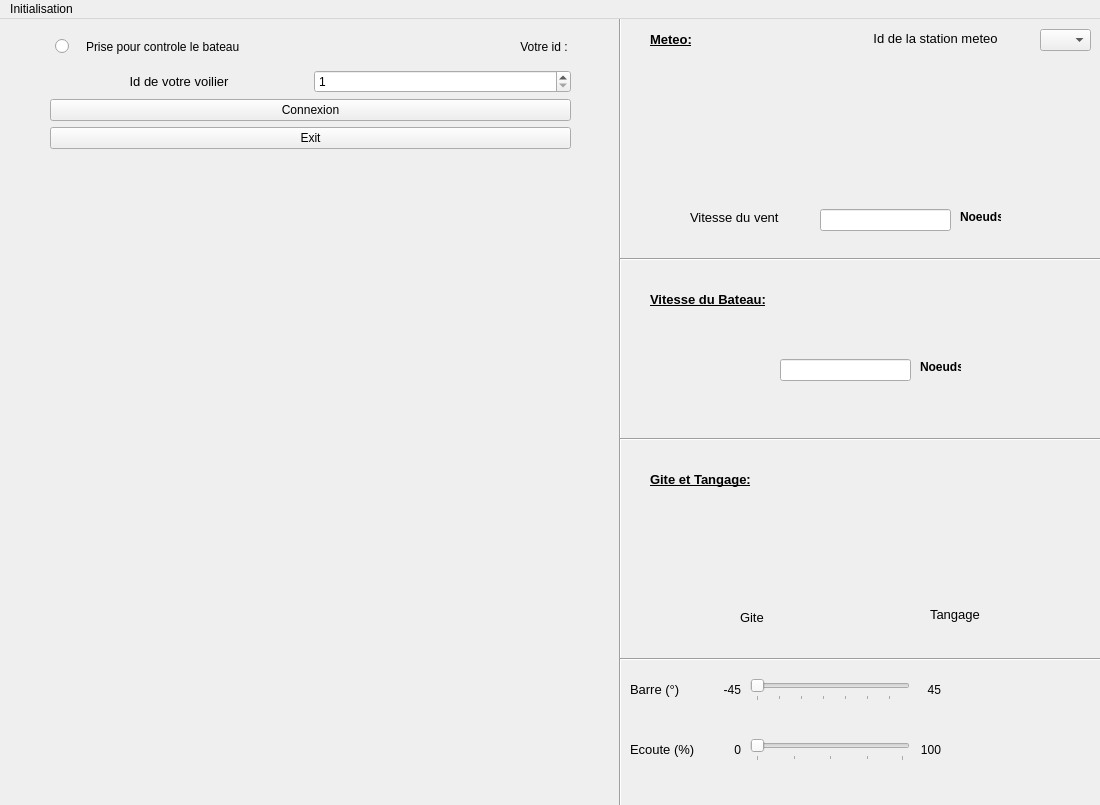
<?xml version="1.0" encoding="UTF-8"?>
<ui version="4.0">
 <class>MainWindow</class>
 <widget class="QMainWindow" name="MainWindow">
  <property name="geometry">
   <rect>
    <x>0</x>
    <y>0</y>
    <width>1100</width>
    <height>805</height>
   </rect>
  </property>
  <property name="cursor">
   <cursorShape>ArrowCursor</cursorShape>
  </property>
  <property name="windowTitle">
   <string>MainWindow</string>
  </property>
  <property name="windowIcon">
   <iconset>
    <normaloff>../icon.png</normaloff>../icon.png</iconset>
  </property>
  <widget class="QWidget" name="centralWidget">
   <widget class="QWidget" name="layoutWidget">
    <property name="geometry">
     <rect>
      <x>0</x>
      <y>0</y>
      <width>621</width>
      <height>141</height>
     </rect>
    </property>
    <layout class="QVBoxLayout" name="verticalLayout">
     <property name="leftMargin">
      <number>50</number>
     </property>
     <property name="rightMargin">
      <number>50</number>
     </property>
     <item>
      <layout class="QHBoxLayout" name="horizontalLayout_2">
       <property name="leftMargin">
        <number>5</number>
       </property>
       <item>
        <widget class="QRadioButton" name="RadioControle">
         <property name="enabled">
          <bool>true</bool>
         </property>
         <property name="minimumSize">
          <size>
           <width>0</width>
           <height>0</height>
          </size>
         </property>
         <property name="maximumSize">
          <size>
           <width>25</width>
           <height>25</height>
          </size>
         </property>
         <property name="sizeIncrement">
          <size>
           <width>0</width>
           <height>0</height>
          </size>
         </property>
         <property name="baseSize">
          <size>
           <width>0</width>
           <height>0</height>
          </size>
         </property>
         <property name="cursor">
          <cursorShape>PointingHandCursor</cursorShape>
         </property>
         <property name="autoFillBackground">
          <bool>false</bool>
         </property>
         <property name="text">
          <string/>
         </property>
        </widget>
       </item>
       <item>
        <widget class="QLabel" name="label_13">
         <property name="text">
          <string>Prise pour controle le bateau</string>
         </property>
        </widget>
       </item>
       <item>
        <widget class="QLabel" name="label_2">
         <property name="text">
          <string>Votre id : </string>
         </property>
         <property name="alignment">
          <set>Qt::AlignRight|Qt::AlignTrailing|Qt::AlignVCenter</set>
         </property>
        </widget>
       </item>
      </layout>
     </item>
     <item>
      <layout class="QHBoxLayout" name="horizontalLayout">
       <item>
        <widget class="QLabel" name="label">
         <property name="font">
          <font>
           <pointsize>10</pointsize>
          </font>
         </property>
         <property name="text">
          <string>Id de votre voilier</string>
         </property>
         <property name="alignment">
          <set>Qt::AlignCenter</set>
         </property>
        </widget>
       </item>
       <item>
        <widget class="QSpinBox" name="spinBox">
         <property name="cursor">
          <cursorShape>PointingHandCursor</cursorShape>
         </property>
         <property name="minimum">
          <number>1</number>
         </property>
        </widget>
       </item>
      </layout>
     </item>
     <item>
      <widget class="QPushButton" name="BtnConxDeconx">
       <property name="cursor">
        <cursorShape>PointingHandCursor</cursorShape>
       </property>
       <property name="text">
        <string>Connexion</string>
       </property>
      </widget>
     </item>
     <item>
      <widget class="QPushButton" name="Btn_Exit">
       <property name="cursor">
        <cursorShape>PointingHandCursor</cursorShape>
       </property>
       <property name="text">
        <string>Exit</string>
       </property>
      </widget>
     </item>
    </layout>
   </widget>
   <widget class="QLabel" name="label_3">
    <property name="geometry">
     <rect>
      <x>690</x>
      <y>190</y>
      <width>121</width>
      <height>16</height>
     </rect>
    </property>
    <property name="font">
     <font>
      <pointsize>10</pointsize>
      <weight>50</weight>
      <bold>false</bold>
     </font>
    </property>
    <property name="text">
     <string>Vitesse du vent</string>
    </property>
   </widget>
   <widget class="QLineEdit" name="VitesseVent">
    <property name="geometry">
     <rect>
      <x>820</x>
      <y>190</y>
      <width>131</width>
      <height>22</height>
     </rect>
    </property>
    <property name="readOnly">
     <bool>true</bool>
    </property>
   </widget>
   <widget class="QLineEdit" name="VitesseBateau">
    <property name="geometry">
     <rect>
      <x>780</x>
      <y>340</y>
      <width>131</width>
      <height>22</height>
     </rect>
    </property>
    <property name="readOnly">
     <bool>true</bool>
    </property>
   </widget>
   <widget class="QLabel" name="label_5">
    <property name="geometry">
     <rect>
      <x>920</x>
      <y>340</y>
      <width>41</width>
      <height>16</height>
     </rect>
    </property>
    <property name="font">
     <font>
      <weight>75</weight>
      <bold>true</bold>
     </font>
    </property>
    <property name="text">
     <string>Noeuds</string>
    </property>
   </widget>
   <widget class="QLabel" name="label_7">
    <property name="geometry">
     <rect>
      <x>650</x>
      <y>10</y>
      <width>71</width>
      <height>21</height>
     </rect>
    </property>
    <property name="font">
     <font>
      <pointsize>10</pointsize>
      <weight>75</weight>
      <bold>true</bold>
      <underline>true</underline>
     </font>
    </property>
    <property name="text">
     <string>Meteo:</string>
    </property>
   </widget>
   <widget class="QLabel" name="label_8">
    <property name="geometry">
     <rect>
      <x>650</x>
      <y>270</y>
      <width>161</width>
      <height>21</height>
     </rect>
    </property>
    <property name="font">
     <font>
      <pointsize>10</pointsize>
      <weight>75</weight>
      <bold>true</bold>
      <underline>true</underline>
     </font>
    </property>
    <property name="text">
     <string>Vitesse du Bateau:</string>
    </property>
   </widget>
   <widget class="QLabel" name="label_9">
    <property name="geometry">
     <rect>
      <x>650</x>
      <y>450</y>
      <width>161</width>
      <height>21</height>
     </rect>
    </property>
    <property name="font">
     <font>
      <pointsize>10</pointsize>
      <weight>75</weight>
      <bold>true</bold>
      <underline>true</underline>
     </font>
    </property>
    <property name="text">
     <string>Gite et Tangage:</string>
    </property>
   </widget>
   <widget class="Line" name="line">
    <property name="geometry">
     <rect>
      <x>610</x>
      <y>-10</y>
      <width>20</width>
      <height>821</height>
     </rect>
    </property>
    <property name="orientation">
     <enum>Qt::Vertical</enum>
    </property>
   </widget>
   <widget class="Line" name="line_2">
    <property name="geometry">
     <rect>
      <x>620</x>
      <y>230</y>
      <width>601</width>
      <height>20</height>
     </rect>
    </property>
    <property name="orientation">
     <enum>Qt::Horizontal</enum>
    </property>
   </widget>
   <widget class="Line" name="line_3">
    <property name="geometry">
     <rect>
      <x>620</x>
      <y>410</y>
      <width>601</width>
      <height>20</height>
     </rect>
    </property>
    <property name="orientation">
     <enum>Qt::Horizontal</enum>
    </property>
   </widget>
   <widget class="QComboBox" name="combobox12">
    <property name="geometry">
     <rect>
      <x>1040</x>
      <y>10</y>
      <width>51</width>
      <height>22</height>
     </rect>
    </property>
    <property name="cursor">
     <cursorShape>ArrowCursor</cursorShape>
    </property>
   </widget>
   <widget class="QLabel" name="label_4">
    <property name="geometry">
     <rect>
      <x>840</x>
      <y>0</y>
      <width>191</width>
      <height>39</height>
     </rect>
    </property>
    <property name="font">
     <font>
      <pointsize>10</pointsize>
     </font>
    </property>
    <property name="text">
     <string>Id de la station meteo</string>
    </property>
    <property name="alignment">
     <set>Qt::AlignCenter</set>
    </property>
   </widget>
   <widget class="Line" name="line_4">
    <property name="geometry">
     <rect>
      <x>620</x>
      <y>630</y>
      <width>601</width>
      <height>20</height>
     </rect>
    </property>
    <property name="orientation">
     <enum>Qt::Horizontal</enum>
    </property>
   </widget>
   <widget class="QSlider" name="TensionBarre">
    <property name="geometry">
     <rect>
      <x>750</x>
      <y>660</y>
      <width>160</width>
      <height>22</height>
     </rect>
    </property>
    <property name="tracking">
     <bool>true</bool>
    </property>
    <property name="orientation">
     <enum>Qt::Horizontal</enum>
    </property>
    <property name="tickPosition">
     <enum>QSlider::TicksBelow</enum>
    </property>
    <property name="tickInterval">
     <number>15</number>
    </property>
   </widget>
   <widget class="QSlider" name="TensionVoile">
    <property name="geometry">
     <rect>
      <x>750</x>
      <y>720</y>
      <width>160</width>
      <height>22</height>
     </rect>
    </property>
    <property name="orientation">
     <enum>Qt::Horizontal</enum>
    </property>
    <property name="tickPosition">
     <enum>QSlider::TicksBelow</enum>
    </property>
    <property name="tickInterval">
     <number>25</number>
    </property>
   </widget>
   <widget class="QLabel" name="label_6">
    <property name="geometry">
     <rect>
      <x>630</x>
      <y>660</y>
      <width>71</width>
      <height>20</height>
     </rect>
    </property>
    <property name="font">
     <font>
      <pointsize>10</pointsize>
      <weight>50</weight>
      <bold>false</bold>
     </font>
    </property>
    <property name="text">
     <string>Barre (°)</string>
    </property>
   </widget>
   <widget class="QLabel" name="label_10">
    <property name="geometry">
     <rect>
      <x>630</x>
      <y>720</y>
      <width>91</width>
      <height>20</height>
     </rect>
    </property>
    <property name="font">
     <font>
      <pointsize>10</pointsize>
      <weight>50</weight>
      <bold>false</bold>
     </font>
    </property>
    <property name="text">
     <string>Ecoute (%)</string>
    </property>
   </widget>
   <widget class="QLabel" name="label_11">
    <property name="geometry">
     <rect>
      <x>740</x>
      <y>590</y>
      <width>51</width>
      <height>16</height>
     </rect>
    </property>
    <property name="font">
     <font>
      <pointsize>10</pointsize>
      <weight>50</weight>
      <bold>false</bold>
     </font>
    </property>
    <property name="text">
     <string>Gite</string>
    </property>
   </widget>
   <widget class="QLabel" name="label_12">
    <property name="geometry">
     <rect>
      <x>930</x>
      <y>580</y>
      <width>71</width>
      <height>31</height>
     </rect>
    </property>
    <property name="font">
     <font>
      <pointsize>10</pointsize>
      <weight>50</weight>
      <bold>false</bold>
     </font>
    </property>
    <property name="text">
     <string>Tangage</string>
    </property>
   </widget>
   <widget class="QLabel" name="label_14">
    <property name="geometry">
     <rect>
      <x>720</x>
      <y>660</y>
      <width>21</width>
      <height>21</height>
     </rect>
    </property>
    <property name="text">
     <string>-45</string>
    </property>
    <property name="alignment">
     <set>Qt::AlignRight|Qt::AlignTrailing|Qt::AlignVCenter</set>
    </property>
   </widget>
   <widget class="QLabel" name="label_15">
    <property name="geometry">
     <rect>
      <x>920</x>
      <y>660</y>
      <width>21</width>
      <height>21</height>
     </rect>
    </property>
    <property name="text">
     <string>45</string>
    </property>
    <property name="alignment">
     <set>Qt::AlignRight|Qt::AlignTrailing|Qt::AlignVCenter</set>
    </property>
   </widget>
   <widget class="QLabel" name="label_16">
    <property name="geometry">
     <rect>
      <x>720</x>
      <y>720</y>
      <width>21</width>
      <height>21</height>
     </rect>
    </property>
    <property name="text">
     <string>0</string>
    </property>
    <property name="alignment">
     <set>Qt::AlignRight|Qt::AlignTrailing|Qt::AlignVCenter</set>
    </property>
   </widget>
   <widget class="QLabel" name="label_17">
    <property name="geometry">
     <rect>
      <x>920</x>
      <y>720</y>
      <width>21</width>
      <height>21</height>
     </rect>
    </property>
    <property name="text">
     <string>100</string>
    </property>
    <property name="alignment">
     <set>Qt::AlignRight|Qt::AlignTrailing|Qt::AlignVCenter</set>
    </property>
   </widget>
   <widget class="QLabel" name="label_18">
    <property name="geometry">
     <rect>
      <x>960</x>
      <y>190</y>
      <width>41</width>
      <height>16</height>
     </rect>
    </property>
    <property name="font">
     <font>
      <weight>75</weight>
      <bold>true</bold>
     </font>
    </property>
    <property name="text">
     <string>Noeuds</string>
    </property>
   </widget>
  </widget>
  <widget class="QMenuBar" name="menuBar">
   <property name="geometry">
    <rect>
     <x>0</x>
     <y>0</y>
     <width>1100</width>
     <height>26</height>
    </rect>
   </property>
   <widget class="QMenu" name="menuInitialisation">
    <property name="title">
     <string>Initialisation</string>
    </property>
    <addaction name="separator"/>
    <addaction name="separator"/>
    <addaction name="actionStations"/>
    <addaction name="actionBalise"/>
    <addaction name="separator"/>
   </widget>
   <addaction name="menuInitialisation"/>
  </widget>
  <action name="actionStations">
   <property name="text">
    <string>Stations</string>
   </property>
   <property name="shortcut">
    <string>Alt+S</string>
   </property>
  </action>
  <action name="actionBalise">
   <property name="text">
    <string>Balise</string>
   </property>
   <property name="shortcut">
    <string>Alt+B</string>
   </property>
  </action>
 </widget>
 <layoutdefault spacing="6" margin="11"/>
 <resources/>
 <connections/>
</ui>
